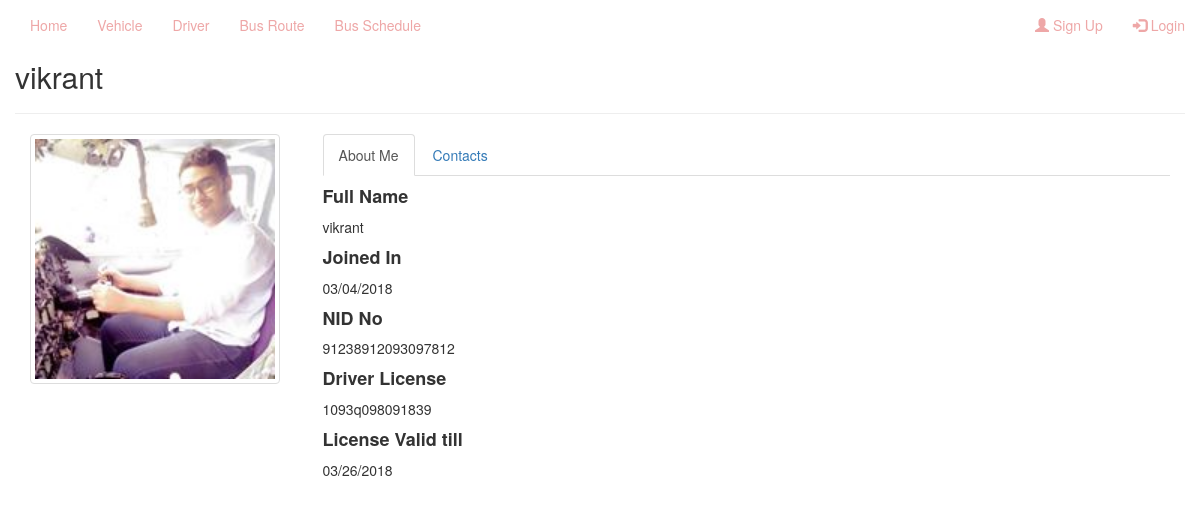
/driverprofile.php?driverid=20, run on the app's committed database.
### tables this page shows
CREATE TABLE `driver` (
  `driverid` int(11) NOT NULL,
  `drname` varchar(255) NOT NULL,
  `drjoin` varchar(255) NOT NULL,
  `drmobile` varchar(20) NOT NULL,
  `drnid` varchar(30) NOT NULL,
  `drlicense` varchar(30) NOT NULL,
  `drlicensevalid` varchar(100) NOT NULL,
  `draddress` varchar(255) NOT NULL,
  `drphoto` varchar(30) NOT NULL,
  `dr_available` int(11) NOT NULL
);

### driverprofile.php (the view, shortened to what this page needs)
<?php
    $connection= mysqli_connect("localhost","root","","vehicle management");
    $driverid= $_GET['driverid'];
    $sql= "SELECT * FROM `driver` WHERE driverid='$driverid'";
    $res= mysqli_query($connection,$sql);
    $row= mysqli_fetch_assoc($res);
?>
<!DOCTYPE html>
<html lang="en">
<head>
    <link rel="stylesheet" href="https://maxcdn.bootstrapcdn.com/bootstrap/3.3.7/css/bootstrap.min.css">
    <link rel="stylesheet" href="style.css">
</head>
<body>
   <?php include 'navbar.php';?>
        <div class="container">
          <div class="row">
          <div class="fb-profile-text" id="h1" >
                            <h2><?php echo $row['drname']; ?></h2>
            </div>
            <hr>
           <div class="col-sm-3">
                   <div class="fb-profile">
                        <img height="250" width="250" align="left" class="fb-image-profile thumbnail userpic" src="picture/<?php echo $row['drphoto'] ?>" alt="dp"/>
                    </div>
           </div>
           <div class="col-sm-9">
               <div data-spy="scroll" class="tabbable-panel">
                <div class="tabbable-line">
                  <ul class="nav nav-tabs ">
                    <li class="active">
                      <a href="#tab_default_1" data-toggle="tab">
                      About Me </a>
                    </li>
                    <li>
                      <a href="#tab_default_2" data-toggle="tab">
                     Contacts </a>
                    </li>
                  </ul>
                  <div class="tab-content">
                    <div class="tab-pane active" id="tab_default_1">
                      <h4><strong>Full Name</strong></h4>
                      <p>
                        <?php echo $row['drname']; ?>
                      </p>
                      <h4><strong>Joined In</strong></h4>
                      <p><?php echo $row['drjoin']; ?></p>
                      <h4><strong>NID No</strong></h4>
                      <p><?php echo $row['drnid']; ?></p>
                      <h4><strong>Driver License</strong></h4>
                      <p><?php echo $row['drlicense']; ?></p>
                      <h4><strong>License Valid till</strong></h4>
                      <p><?php echo $row['drlicensevalid']; ?></p>
                    </div>
                  </div>
                </div>
              </div>
           </div>
          </div>
        </div>
        <div class="container">
          <div class="col-sm-12">
          </div>
    </div>
</body>
</html>

### data on the page
driver: drname "vikrant", drphoto (picture), drjoin "03/04/2018", drnid "91238912093097812", drlicense "1093q098091839", drlicensevalid "03/26/2018"
